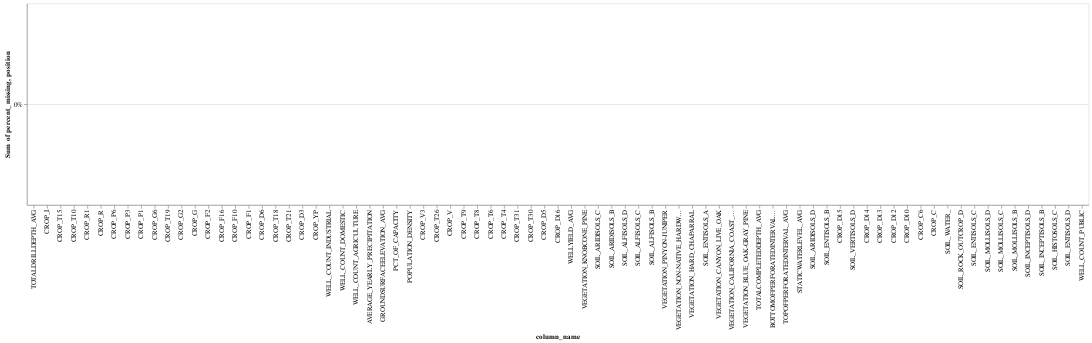

Write notebook code for a chart like this one.
### Markdown cell above
### Make sure the test set is now withdrawn from the full set

### Code cell
X_full_impute = impute_pipe.transform(full_X)
full_impute_df = convert_back_df(
    X_full_impute,
    impute_pipe,
    full_X
)
#Use the test years
X_test_impute_df = full_impute_df.loc[(slice(None),test_year_list),:].copy()
#X_test_impute_df.to_pickle('X_test_impute_df.pkl')
X_test_impute_df.to_pickle('X_test_impute_minmax_df.pkl')

X_test_impute = X_test_impute_df.values 
draw_missing_data_chart(X_test_impute_df)

### Figure 1 — Vega-Lite specification as saved in the notebook (floating-point values rounded to 4 significant figures)
{"config": {"view": {"continuousWidth": 400, "continuousHeight": 300}}, "layer": [{"mark": {"type": "bar", "color": "#6e0a1e"}, "encoding": {"color": {"value": "#6e0a1e"}, "tooltip": [{"field": "column_name", "type": "nominal"}, {"field": "percent_missing", "type": "quantitative"}], "x": {"field": "column_name", "sort": ["TOTALDRILLDEPTH_AVG", "CROP_I", "CROP_T15", "CROP_T10", "CROP_R1", "CROP_R", "CROP_P6", "CROP_P3", "CROP_P1", "CROP_G6", "CROP_T19", "CROP_G2", "CROP_G", "CROP_F2", "CROP_F16", "CROP_F10", "CROP_F1", "CROP_D6", "CROP_T18", "CROP_T21", "CROP_D3", "CROP_YP", "WELL_COUNT_INDUSTRIAL", "WELL_COUNT_DOMESTIC", "WELL_COUNT_AGRICULTURE", "AVERAGE_YEARLY_PRECIPITATION", "GROUNDSURFACEELEVATION_AVG", "PCT_OF_CAPACITY", "POPULATION_DENSITY", "CROP_V3", "CROP_T26", "CROP_V", "CROP_T9", "CROP_T8", "CROP_T6", "CROP_T4", "CROP_T31", "CROP_T30", "CROP_D5", "CROP_D16", "WELLYIELD_AVG", "VEGETATION_KNOBCONE_PINE", "SOIL_ARIDISOLS_C", "SOIL_ARIDISOLS_B", "SOIL_ALFISOLS_D", "SOIL_ALFISOLS_C", "SOIL_ALFISOLS_B", "VEGETATION_PINYON-JUNIPER", "VEGETATION_NON-NATIVE_HARDWOOD_FOREST", "VEGETATION_HARD_CHAPARRAL", "SOIL_ENTISOLS_A", "VEGETATION_CANYON_LIVE_OAK", "VEGETATION_CALIFORNIA_COAST_LIVE_OAK", "VEGETATION_BLUE_OAK-GRAY_PINE", "TOTALCOMPLETEDDEPTH_AVG", "BOTTOMOFPERFORATEDINTERVAL_AVG", "TOPOFPERFORATEDINTERVAL_AVG", "STATICWATERLEVEL_AVG", "SOIL_ARIDISOLS_D", "SOIL_ENTISOLS_B", "CROP_D15", "SOIL_VERTISOLS_D", "CROP_D14", "CROP_D13", "CROP_D12", "CROP_D10", "CROP_C6", "CROP_C", "SOIL_WATER_", "SOIL_ROCK_OUTCROP_D", "SOIL_ENTISOLS_C", "SOIL_MOLLISOLS_D", "SOIL_MOLLISOLS_C", "SOIL_MOLLISOLS_B", "SOIL_INCEPTISOLS_D", "SOIL_INCEPTISOLS_B", "SOIL_HISTOSOLS_C", "SOIL_ENTISOLS_D", "WELL_COUNT_PUBLIC"], "type": "nominal"}, "y": {"aggregate": "sum", "axis": {"format": "%"}, "field": "percent_missing", "stack": "normalize", "type": "quantitative"}}}, {"mark": {"type": "text", "align": "center", "color": "black", "fontSize": 10}, "encoding": {"color": {"value": "#6e0a1e"}, "text": {"field": "percent_missing", "format": ".0%", "type": "quantitative"}, "tooltip": [{"field": "column_name", "type": "nominal"}, {"field": "percent_missing", "type": "quantitative"}], "x": {"field": "column_name", "sort": ["TOTALDRILLDEPTH_AVG", "CROP_I", "CROP_T15", "CROP_T10", "CROP_R1", "CROP_R", "CROP_P6", "CROP_P3", "CROP_P1", "CROP_G6", "CROP_T19", "CROP_G2", "CROP_G", "CROP_F2", "CROP_F16", "CROP_F10", "CROP_F1", "CROP_D6", "CROP_T18", "CROP_T21", "CROP_D3", "CROP_YP", "WELL_COUNT_INDUSTRIAL", "WELL_COUNT_DOMESTIC", "WELL_COUNT_AGRICULTURE", "AVERAGE_YEARLY_PRECIPITATION", "GROUNDSURFACEELEVATION_AVG", "PCT_OF_CAPACITY", "POPULATION_DENSITY", "CROP_V3", "CROP_T26", "CROP_V", "CROP_T9", "CROP_T8", "CROP_T6", "CROP_T4", "CROP_T31", "CROP_T30", "CROP_D5", "CROP_D16", "WELLYIELD_AVG", "VEGETATION_KNOBCONE_PINE", "SOIL_ARIDISOLS_C", "SOIL_ARIDISOLS_B", "SOIL_ALFISOLS_D", "SOIL_ALFISOLS_C", "SOIL_ALFISOLS_B", "VEGETATION_PINYON-JUNIPER", "VEGETATION_NON-NATIVE_HARDWOOD_FOREST", "VEGETATION_HARD_CHAPARRAL", "SOIL_ENTISOLS_A", "VEGETATION_CANYON_LIVE_OAK", "VEGETATION_CALIFORNIA_COAST_LIVE_OAK", "VEGETATION_BLUE_OAK-GRAY_PINE", "TOTALCOMPLETEDDEPTH_AVG", "BOTTOMOFPERFORATEDINTERVAL_AVG", "TOPOFPERFORATEDINTERVAL_AVG", "STATICWATERLEVEL_AVG", "SOIL_ARIDISOLS_D", "SOIL_ENTISOLS_B", "CROP_D15", "SOIL_VERTISOLS_D", "CROP_D14", "CROP_D13", "CROP_D12", "CROP_D10", "CROP_C6", "CROP_C", "SOIL_WATER_", "SOIL_ROCK_OUTCROP_D", "SOIL_ENTISOLS_C", "SOIL_MOLLISOLS_D", "SOIL_MOLLISOLS_C", "SOIL_MOLLISOLS_B", "SOIL_INCEPTISOLS_D", "SOIL_INCEPTISOLS_B", "SOIL_HISTOSOLS_C", "SOIL_ENTISOLS_D", "WELL_COUNT_PUBLIC"], "type": "nominal"}, "y": {"field": "position", "type": "quantitative"}}, "transform": [{"calculate": "datum.percent_missing + 0.05 * datum.percent_missing / abs(datum.percent_missing)", "as": "position"}]}], "data": {"name": "data-44cf62baac59997e2a509dd37dd0e9d7"}, "$schema": "https://vega.github.io/schema/vega-lite/v4.17.0.json", "datasets": {"data-44cf62baac59997e2a509dd37dd0e9d7": [{"column_name": "TOTALDRILLDEPTH_AVG", "percent_missing": 0.0}, {"column_name": "CROP_I", "percent_missing": 0.0}, {"column_name": "CROP_T15", "percent_missing": 0.0}, {"column_name": "CROP_T10", "percent_missing": 0.0}, {"column_name": "CROP_R1", "percent_missing": 0.0}, {"column_name": "CROP_R", "percent_missing": 0.0}, {"column_name": "CROP_P6", "percent_missing": 0.0}, {"column_name": "CROP_P3", "percent_missing": 0.0}, {"column_name": "CROP_P1", "percent_missing": 0.0}, {"column_name": "CROP_G6", "percent_missing": 0.0}, {"column_name": "CROP_T19", "percent_missing": 0.0}, {"column_name": "CROP_G2", "percent_missing": 0.0}, {"column_name": "CROP_G", "percent_missing": 0.0}, {"column_name": "CROP_F2", "percent_missing": 0.0}, {"column_name": "CROP_F16", "percent_missing": 0.0}, {"column_name": "CROP_F10", "percent_missing": 0.0}, {"column_name": "CROP_F1", "percent_missing": 0.0}, {"column_name": "CROP_D6", "percent_missing": 0.0}, {"column_name": "CROP_T18", "percent_missing": 0.0}, {"column_name": "CROP_T21", "percent_missing": 0.0}, {"column_name": "CROP_D3", "percent_missing": 0.0}, {"column_name": "CROP_YP", "percent_missing": 0.0}, {"column_name": "WELL_COUNT_INDUSTRIAL", "percent_missing": 0.0}, {"column_name": "WELL_COUNT_DOMESTIC", "percent_missing": 0.0}, {"column_name": "WELL_COUNT_AGRICULTURE", "percent_missing": 0.0}, {"column_name": "AVERAGE_YEARLY_PRECIPITATION", "percent_missing": 0.0}, {"column_name": "GROUNDSURFACEELEVATION_AVG", "percent_missing": 0.0}, {"column_name": "PCT_OF_CAPACITY", "percent_missing": 0.0}, {"column_name": "POPULATION_DENSITY", "percent_missing": 0.0}, {"column_name": "CROP_V3", "percent_missing": 0.0}, {"column_name": "CROP_T26", "percent_missing": 0.0}, {"column_name": "CROP_V", "percent_missing": 0.0}, {"column_name": "CROP_T9", "percent_missing": 0.0}, {"column_name": "CROP_T8", "percent_missing": 0.0}, {"column_name": "CROP_T6", "percent_missing": 0.0}, {"column_name": "CROP_T4", "percent_missing": 0.0}, {"column_name": "CROP_T31", "percent_missing": 0.0}, {"column_name": "CROP_T30", "percent_missing": 0.0}, {"column_name": "CROP_D5", "percent_missing": 0.0}, {"column_name": "CROP_D16", "percent_missing": 0.0}, {"column_name": "WELLYIELD_AVG", "percent_missing": 0.0}, {"column_name": "VEGETATION_KNOBCONE_PINE", "percent_missing": 0.0}, {"column_name": "SOIL_ARIDISOLS_C", "percent_missing": 0.0}, {"column_name": "SOIL_ARIDISOLS_B", "percent_missing": 0.0}, {"column_name": "SOIL_ALFISOLS_D", "percent_missing": 0.0}, {"column_name": "SOIL_ALFISOLS_C", "percent_missing": 0.0}, {"column_name": "SOIL_ALFISOLS_B", "percent_missing": 0.0}, {"column_name": "VEGETATION_PINYON-JUNIPER", "percent_missing": 0.0}, {"column_name": "VEGETATION_NON-NATIVE_HARDWOOD_FOREST", "percent_missing": 0.0}, {"column_name": "VEGETATION_HARD_CHAPARRAL", "percent_missing": 0.0}, {"column_name": "SOIL_ENTISOLS_A", "percent_missing": 0.0}, {"column_name": "VEGETATION_CANYON_LIVE_OAK", "percent_missing": 0.0}, {"column_name": "VEGETATION_CALIFORNIA_COAST_LIVE_OAK", "percent_missing": 0.0}, {"column_name": "VEGETATION_BLUE_OAK-GRAY_PINE", "percent_missing": 0.0}, {"column_name": "TOTALCOMPLETEDDEPTH_AVG", "percent_missing": 0.0}, {"column_name": "BOTTOMOFPERFORATEDINTERVAL_AVG", "percent_missing": 0.0}, {"column_name": "TOPOFPERFORATEDINTERVAL_AVG", "percent_missing": 0.0}, {"column_name": "STATICWATERLEVEL_AVG", "percent_missing": 0.0}, {"column_name": "SOIL_ARIDISOLS_D", "percent_missing": 0.0}, {"column_name": "SOIL_ENTISOLS_B", "percent_missing": 0.0}, {"column_name": "CROP_D15", "percent_missing": 0.0}, {"column_name": "SOIL_VERTISOLS_D", "percent_missing": 0.0}, {"column_name": "CROP_D14", "percent_missing": 0.0}, {"column_name": "CROP_D13", "percent_missing": 0.0}, {"column_name": "CROP_D12", "percent_missing": 0.0}, {"column_name": "CROP_D10", "percent_missing": 0.0}, {"column_name": "CROP_C6", "percent_missing": 0.0}, {"column_name": "CROP_C", "percent_missing": 0.0}, {"column_name": "SOIL_WATER_", "percent_missing": 0.0}, {"column_name": "SOIL_ROCK_OUTCROP_D", "percent_missing": 0.0}, {"column_name": "SOIL_ENTISOLS_C", "percent_missing": 0.0}, {"column_name": "SOIL_MOLLISOLS_D", "percent_missing": 0.0}, {"column_name": "SOIL_MOLLISOLS_C", "percent_missing": 0.0}, {"column_name": "SOIL_MOLLISOLS_B", "percent_missing": 0.0}, {"column_name": "SOIL_INCEPTISOLS_D", "percent_missing": 0.0}, {"column_name": "SOIL_INCEPTISOLS_B", "percent_missing": 0.0}, {"column_name": "SOIL_HISTOSOLS_C", "percent_missing": 0.0}, {"column_name": "SOIL_ENTISOLS_D", "percent_missing": 0.0}, {"column_name": "WELL_COUNT_PUBLIC", "percent_missing": 0.0}]}}
